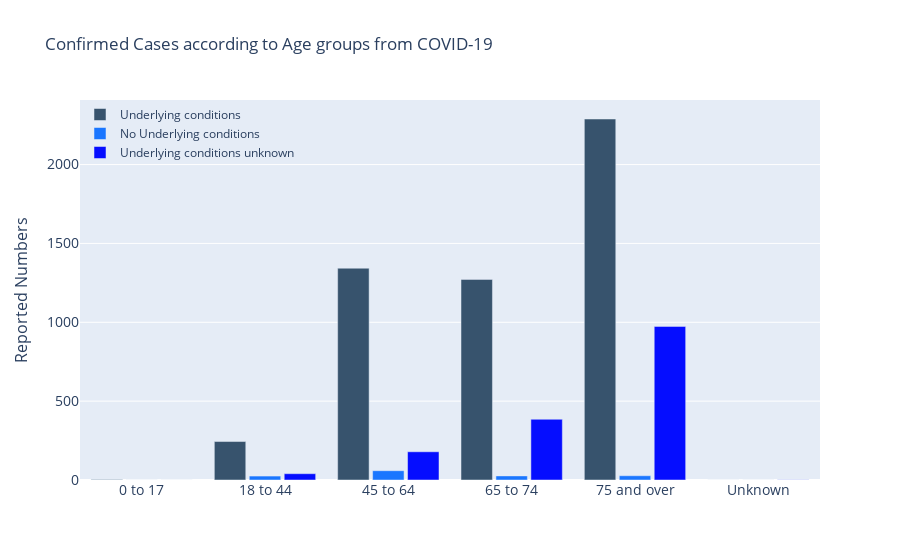

Notebook code cell kept with this figure:
### Code cell
#Plotting the Graph 

fig = go.Figure()
fig.add_trace(go.Bar(x=data['Age Group'], y=data['Underlying conditions'], name='Underlying conditions', marker_color='rgb(55, 83, 109)'))
fig.add_trace(go.Bar(x=data['Age Group'],y=data['No underlying conditions'],name='No Underlying conditions',marker_color='rgb(26, 118, 255)'))
fig.add_trace(go.Bar(x=data['Age Group'], y=data['Underlying conditions unknown'], name='Underlying conditions unknown', marker_color='rgb(5, 13, 509)'))

fig.update_layout(title='Confirmed Cases according to Age groups from COVID-19',xaxis_tickfont_size=14,
                  yaxis=dict(title='Reported Numbers',titlefont_size=16,tickfont_size=14,),
    legend=dict(x=0,y=1.0,bgcolor='rgba(255, 255, 255, 0)',bordercolor='rgba(255, 255, 255, 0)'),barmode='group',bargap=0.15, bargroupgap=0.1)
fig.show()

### Figure 1 — Plotly figure (JSON) as saved in the notebook; plotly's stock layout.template omitted (floating-point values rounded to 4 significant figures)
{"data": [{"marker": {"color": "rgb(55, 83, 109)"}, "name": "Underlying conditions", "type": "bar", "x": ["0 to 17", "18 to 44", "45 to 64", "65 to 74", "75 and over", "Unknown"], "y": [3, 244, 1343, 1272, 2289, 0]}, {"marker": {"color": "rgb(26, 118, 255)"}, "name": "No Underlying conditions", "type": "bar", "x": ["0 to 17", "18 to 44", "45 to 64", "65 to 74", "75 and over", "Unknown"], "y": [0, 25, 59, 26, 27, 0]}, {"marker": {"color": "rgb(5, 13, 509)"}, "name": "Underlying conditions unknown", "type": "bar", "x": ["0 to 17", "18 to 44", "45 to 64", "65 to 74", "75 and over", "Unknown"], "y": [0, 40, 179, 385, 974, 1]}], "layout": {"bargap": 0.15, "bargroupgap": 0.1, "barmode": "group", "legend": {"bgcolor": "rgba(255, 255, 255, 0)", "bordercolor": "rgba(255, 255, 255, 0)", "x": 0, "y": 1}, "title": {"text": "Confirmed Cases according to Age groups from COVID-19"}, "xaxis": {"tickfont": {"size": 14}}, "yaxis": {"tickfont": {"size": 14}, "title": {"font": {"size": 16}, "text": "Reported Numbers"}}}}
